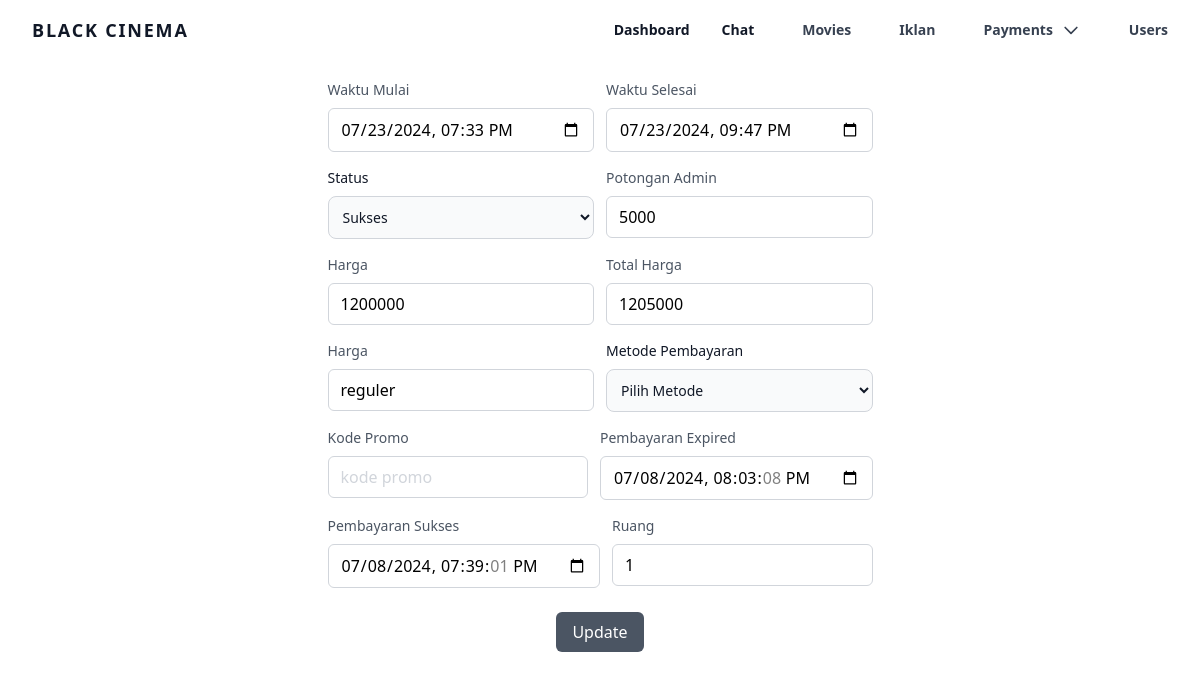
Screenshot of /app/admin/edit_payment_list?id=42 (signed in) with the database file from the repository.
### tables this page shows
CREATE TABLE `payment` (
  `id` int NOT NULL,
  `userId` int DEFAULT NULL,
  `movieId` int DEFAULT NULL,
  `createdAt` datetime DEFAULT CURRENT_TIMESTAMP,
  `userName` varchar(255) DEFAULT NULL,
  `userEmail` varchar(255) DEFAULT NULL,
  `startTime` datetime DEFAULT NULL,
  `endTime` datetime DEFAULT NULL,
  `feeAdmin` int DEFAULT NULL,
  `price` int DEFAULT NULL,
  `totalPrice` int DEFAULT NULL,
  `packageName` varchar(255) DEFAULT NULL,
  `methodPayment` varchar(255) DEFAULT NULL,
  `promoCode` varchar(255) DEFAULT NULL,
  `status` varchar(255) DEFAULT NULL,
  `expiredPayment` datetime DEFAULT NULL,
  `successPayment` datetime DEFAULT NULL,
  `room` int DEFAULT NULL
);

### app/admin/pages/views/edit_payment_list.php (the view, shortened to what this page needs)
<?php
include "../../config/conn.php";
$paymentId = $_GET['id'] ?? null;
$query = mysqli_query($conn, "SELECT * FROM payment WHERE id='$paymentId'");
$row = mysqli_fetch_assoc($query);
?>
<div class="w-full h-auto">
    <div class="flex px-10 items-center justify-center self-center">
        <form id="editMovieForm" class="p-4 md:p-5" action="pages/controller/payments/payment_list/edit_payment_list.php" method="POST">
            <div class="flex flex-row w-full gap-3">
                <div class="mb-4 w-1/2">
                    <label for="startTime" class="block mb-2 text-sm font-medium text-gray-600 dark:text-gray-300">Waktu Mulai</label>
                    <input type="datetime-local" id="startTime" value="<?= $row['startTime']; ?>" name="startTime" placeholder="nama paket" required class="w-full px-3 py-2 placeholder-gray-300 border border-gray-300 rounded-md focus:outline-none focus:ring-gray-500 focus:border-gray-500 dark:bg-gray-800 dark:border-gray-600 dark:focus:ring-gray-500 dark:focus:border-gray-500 dark:text-white">
                </div>
                <div class="mb-4 w-1/2">
                    <label for="endTime" class="block mb-2 text-sm font-medium text-gray-600 dark:text-gray-300">Waktu Selesai</label>
                    <input type="datetime-local" id="endTime" value="<?= $row['endTime']; ?>" name="endTime" placeholder="0" required class="w-full px-3 py-2 placeholder-gray-300 border border-gray-300 rounded-md focus:outline-none focus:ring-gray-500 focus:border-gray-500 dark:bg-gray-800 dark:border-gray-600 dark:focus:ring-gray-500 dark:focus:border-gray-500 dark:text-white">
                </div>
            </div>
            <div class="flex flex-row w-full gap-3">
                <div class="mb-4 w-1/2">
                    <label for="status" class="block mb-2 text-sm font-medium text-gray-900 dark:text-white">Status</label>
                    <select id="status" name="status" class="bg-gray-50 border border-gray-300 text-gray-900 text-sm rounded-lg focus:ring-blue-500 focus:border-blue-500 block w-full p-2.5 dark:bg-gray-700 dark:border-gray-600 dark:placeholder-gray-400 dark:text-white dark:focus:ring-blue-500 dark:focus:border-blue-500">
                        <option value="success" <?= ($row['status'] == 'success') ? 'selected' : ''; ?>>Sukses</option>
                    </select>
                </div>
                <div class="mb-4 w-1/2">
                    <label for="feeAdmin" class="block mb-2 text-sm font-medium text-gray-600 dark:text-gray-300">Potongan Admin</label>
                    <input type="number" id="feeAdmin" value="<?= $row['feeAdmin']; ?>" name="feeAdmin" placeholder="0" required class="w-full px-3 py-2 placeholder-gray-300 border border-gray-300 rounded-md focus:outline-none focus:ring-gray-500 focus:border-gray-500 dark:bg-gray-800 dark:border-gray-600 dark:focus:ring-gray-500 dark:focus:border-gray-500 dark:text-white">
                </div>
            </div>
            <div class="flex flex-row w-full gap-3">
                <div class="mb-4 w-1/2">
                    <label for="price" class="block mb-2 text-sm font-medium text-gray-600 dark:text-gray-300">Harga</label>
                    <input type="number" id="price" value="<?= $row['price']; ?>" name="price" placeholder="0" required class="w-full px-3 py-2 placeholder-gray-300 border border-gray-300 rounded-md focus:outline-none focus:ring-gray-500 focus:border-gray-500 dark:bg-gray-800 dark:border-gray-600 dark:focus:ring-gray-500 dark:focus:border-gray-500 dark:text-white">
                </div>
                <div class="mb-4 w-1/2">
                    <label for="totalPrice" class="block mb-2 text-sm font-medium text-gray-600 dark:text-gray-300">Total Harga</label>
                    <input type="number" id="totalPrice" value="<?= $row['totalPrice']; ?>" name="totalPrice" placeholder="0" required class="w-full px-3 py-2 placeholder-gray-300 border border-gray-300 rounded-md focus:outline-none focus:ring-gray-500 focus:border-gray-500 dark:bg-gray-800 dark:border-gray-600 dark:focus:ring-gray-500 dark:focus:border-gray-500 dark:text-white">
                </div>
            </div>
            <div class="flex flex-row w-full gap-3">
                <div class="mb-4 w-1/2">
                    <label for="packageName" class="block mb-2 text-sm font-medium text-gray-600 dark:text-gray-300">Harga</label>
                    <input type="text" id="packageName" value="<?= $row['packageName']; ?>" name="packageName" placeholder="nama paket" required class="w-full px-3 py-2 placeholder-gray-300 border border-gray-300 rounded-md focus:outline-none focus:ring-gray-500 focus:border-gray-500 dark:bg-gray-800 dark:border-gray-600 dark:focus:ring-gray-500 dark:focus:border-gray-500 dark:text-white">
                </div>
                <div class="mb-4 w-1/2">
                    <label for="methodPayment" class="block mb-2 text-sm font-medium text-gray-900 dark:text-white">Metode Pembayaran</label>
                    <select id="methodPayment" name="methodPayment" class="bg-gray-50 border border-gray-300 text-gray-900 text-sm rounded-lg focus:ring-blue-500 focus:border-blue-500 block w-full p-2.5 dark:bg-gray-700 dark:border-gray-600 dark:placeholder-gray-400 dark:text-white dark:focus:ring-blue-500 dark:focus:border-blue-500">
                        <option disabled selected>Pilih Metode</option>
                    </select>
                </div>
            </div>
            <div class="flex flex-row w-full gap-3">
                <div class="mb-4 w-1/2">
                    <label for="promoCode" class="block mb-2 text-sm font-medium text-gray-600 dark:text-gray-300">Kode Promo</label>
                    <input type="text" id="promoCode" value="<?= $row['promoCode']; ?>" name="promoCode" placeholder="kode promo" required class="w-full px-3 py-2 placeholder-gray-300 border border-gray-300 rounded-md focus:outline-none focus:ring-gray-500 focus:border-gray-500 dark:bg-gray-800 dark:border-gray-600 dark:focus:ring-gray-500 dark:focus:border-gray-500 dark:text-white">
                </div>
                <div class="mb-4 w-1/2">
                    <label for="expiredPayment" class="block mb-2 text-sm font-medium text-gray-600 dark:text-gray-300">Pembayaran Expired</label>
                    <input type="datetime-local" id="expiredPayment" value="<?= $row['expiredPayment']; ?>" name="expiredPayment" placeholder="0" required class="w-full px-3 py-2 placeholder-gray-300 border border-gray-300 rounded-md focus:outline-none focus:ring-gray-500 focus:border-gray-500 dark:bg-gray-800 dark:border-gray-600 dark:focus:ring-gray-500 dark:focus:border-gray-500 dark:text-white">
                </div>
            </div>
            <div class="flex flex-row w-full gap-3">
                <div class="mb-4 w-1/2">
                    <label for="successPayment" class="block mb-2 text-sm font-medium text-gray-600 dark:text-gray-300">Pembayaran Sukses</label>
                    <input type="datetime-local" id="successPayment" value="<?= $row['successPayment']; ?>" name="successPayment" placeholder="0" required class="w-full px-3 py-2 placeholder-gray-300 border border-gray-300 rounded-md focus:outline-none focus:ring-gray-500 focus:border-gray-500 dark:bg-gray-800 dark:border-gray-600 dark:focus:ring-gray-500 dark:focus:border-gray-500 dark:text-white">
                </div>
                <div class="mb-4 w-1/2">
                    <label for="room" class="block mb-2 text-sm font-medium text-gray-600 dark:text-gray-300">Ruang</label>
                    <input type="number" id="room" value="<?= $row['room']; ?>" name="room" placeholder="0" required class="w-full px-3 py-2 placeholder-gray-300 border border-gray-300 rounded-md focus:outline-none focus:ring-gray-500 focus:border-gray-500 dark:bg-gray-800 dark:border-gray-600 dark:focus:ring-gray-500 dark:focus:border-gray-500 dark:text-white">
                </div>
            </div>
            <div class="mt-2 flex justify-center w-full">
                <button type="submit" id="updateMovieBtn" class="bg-gray-600 hover:bg-gray-700 text-white rounded-md px-4 py-2 transition duration-200 focus:outline-none focus:ring-4 focus:ring-gray-300">Update</button>
            </div>
        </form>
    </div>
</div>

### rows the page displays
payment: startTime "07/23/2024 19:33", endTime "07/23/2024 21:47", status "Sukses", feeAdmin "5000", price "1200000", totalPrice "1205000", packageName "reguler", expiredPayment "07/08/2024 20:03:08", successPayment "07/08/2024 19:39:01", room "1"
